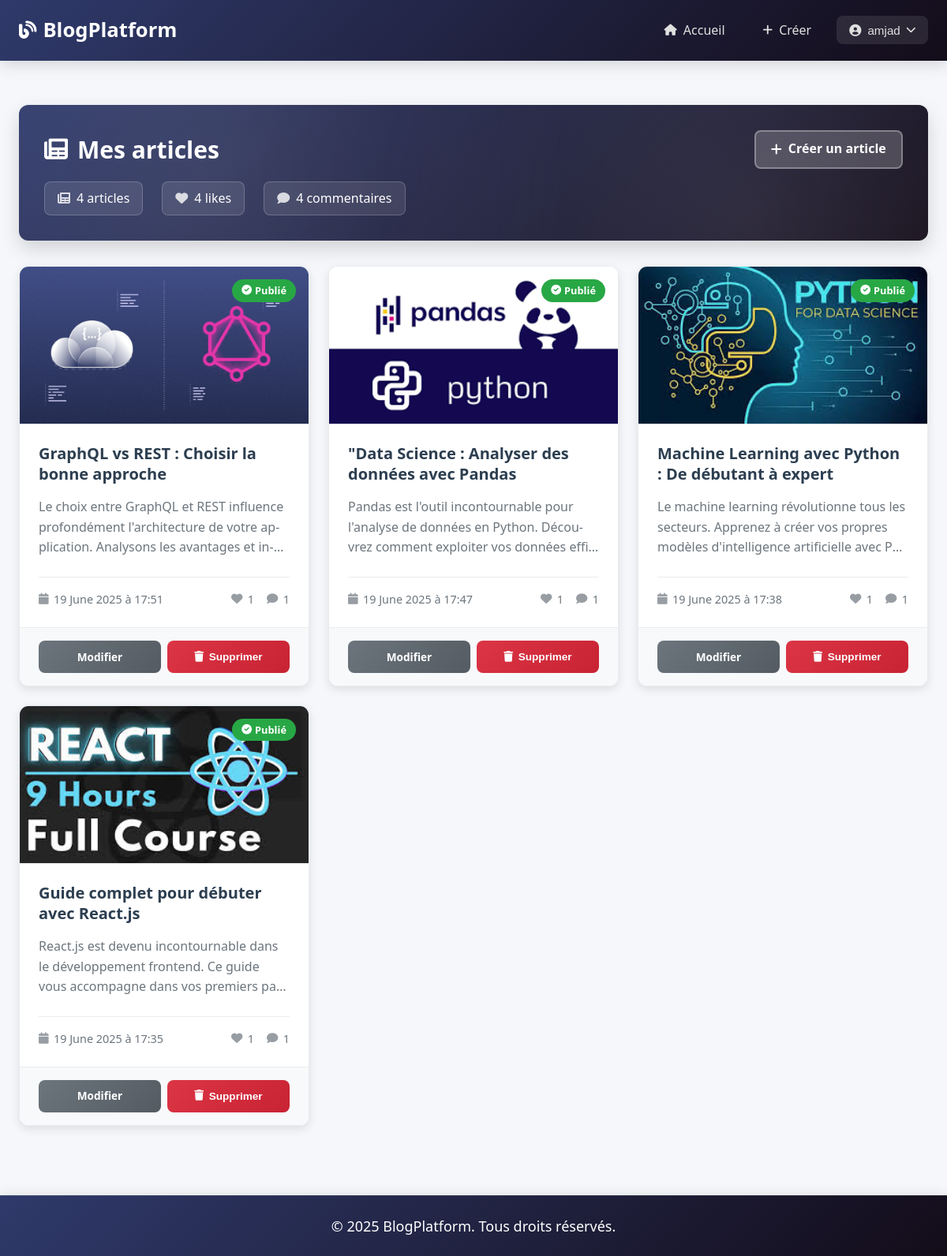
Screenshot of /my-articles (signed in) with the database file from the repository.
### tables this page shows
CREATE TABLE users (
                id INTEGER PRIMARY KEY AUTOINCREMENT,
                username TEXT UNIQUE NOT NULL,
                email TEXT UNIQUE NOT NULL,
                password_hash TEXT NOT NULL,
                created_at TIMESTAMP DEFAULT CURRENT_TIMESTAMP
            );

CREATE TABLE articles (
                id INTEGER PRIMARY KEY AUTOINCREMENT,
                title TEXT NOT NULL,
                description TEXT,
                content TEXT NOT NULL,
                image_filename TEXT,
                author_id INTEGER NOT NULL,
                created_at TIMESTAMP DEFAULT CURRENT_TIMESTAMP,
                updated_at TIMESTAMP DEFAULT CURRENT_TIMESTAMP,
                FOREIGN KEY (author_id) REFERENCES users (id)
            );

### main.py (the view)
@app.route("/my-articles")
def my_articles():
    user = get_current_user()
    if not user:
        return redirect(url_for("login"))
    articles = db.get_user_articles(user["id"])
    return render_template(
        "user/my_articles.html",
        title="Mes articles - Blog Platform",
        user=user,
        articles=articles
    )

### database.py (called while the page is built)
    def get_connection(self):
        conn = sqlite3.connect(self.db_path)
        conn.row_factory = sqlite3.Row
        return conn

    def get_user_articles(self, user_id):
        conn = self.get_connection()
        cursor = conn.cursor()
        cursor.execute('''
            SELECT a.*, u.username as author_name,
                   (SELECT COUNT(*) FROM likes WHERE article_id = a.id) as likes_count,
                   (SELECT COUNT(*) FROM comments WHERE article_id = a.id) as comments_count
            FROM articles a
            JOIN users u ON a.author_id = u.id
            WHERE a.author_id = ?
            ORDER BY a.created_at DESC
        ''', (user_id,))
        articles = cursor.fetchall()
        conn.close()
        return [dict(article) for article in articles]

### main.py (called while the page is built)
@app.template_filter('format_date')
def format_date_filter(date_value):
    if isinstance(date_value, str):
        try:
            date_value = datetime.fromisoformat(date_value.replace('Z', '+00:00'))
        except ValueError:
            try:
                date_value = datetime.strptime(date_value, '%Y-%m-%d %H:%M:%S')
            except ValueError:
                return date_value  # Retourner tel quel si impossible à analyser
    if isinstance(date_value, datetime):
        return date_value.strftime('%d %B %Y à %H:%M')
    return str(date_value)  # Solution de secours vers représentation string

@app.template_filter('truncate')
def truncate_filter(text, length=100):
    if not text:
        return ""
    text = str(text)
    if len(text) <= length:
        return text
    return text[:length].rstrip() + "..."

def get_current_user():
    sid = request.cookies.get("session_id")
    return session_mgr.get_user(sid) if sid else None

### utils/session_manager.py (called while the page is built)
    def get_user(self, session_id):
        if not session_id:
            return None
        session_file = os.path.join(self.sessions_dir, f"{session_id}.json")
        if not os.path.exists(session_file):
            return None
        try:
            with open(session_file, 'r') as f:
                session_data = json.load(f)
            expires_at = datetime.fromisoformat(session_data['expires_at'])
            if datetime.now() > expires_at:
                self.destroy_session(session_id)
                return None
            return session_data['user']
        except (json.JSONDecodeError, KeyError, ValueError):
            self.destroy_session(session_id)
            return None

### templates/user/my_articles.html (shortened to what this page needs)
{% extends "base.html" %}
{% block content %}
<div class="page-header">
    <div class="header-content">
        <h2><i class="fas fa-newspaper"></i> Mes articles</h2>
        <a href="/create-article" class="btn-create">
            <i class="fas fa-plus"></i> Créer un article
        </a>
    </div>
    {% if articles %}
    <div class="header-stats">
        <div class="stat-item">
            <i class="fas fa-newspaper"></i>
            <span>{{ articles|length }} article{{ 's' if articles|length != 1 else '' }}</span>
        </div>
        <div class="stat-item">
            <i class="fas fa-heart"></i>
            <span>{{ articles|sum(attribute='likes_count') }} like{{ 's' if articles|sum(attribute='likes_count') != 1
                else '' }}</span>
        </div>
        <div class="stat-item">
            <i class="fas fa-comment"></i>
            <span>{{ articles|sum(attribute='comments_count') }} commentaire{{ 's' if
                articles|sum(attribute='comments_count') != 1 else '' }}</span>
        </div>
    </div>
    {% endif %}
</div>
{% if articles %}
<div class="article-list">
    {% for a in articles %}
    <div class="article-card" data-article-id="{{ a.id }}">
        <div class="card-header">
            <div class="article-image-container">
                {% if a.image_filename %}
                <img src="/static/{{ a.image_filename }}" alt="{{ a.title }}" class="article-image" />
                {% endif %}
                <div class="article-status">
                    <div class="status-badge">
                        <i class="fas fa-check-circle"></i> Publié
                    </div>
                </div>
            </div>
        </div>
        <div class="card-content">
            <h3>
                <a href="/article/{{ a.id }}">{{ a.title }}</a>
            </h3>
            <p>{{ a.content|truncate(150) }}</p>
            <div class="article-meta">
                <div class="meta-item">
                    <i class="fas fa-calendar"></i>
                    <span>{{ a.created_at|format_date }}</span>
                </div>
                <div class="meta-group">
                    <div class="meta-item">
                        <i class="fas fa-heart"></i>
                        <span>{{ a.likes_count }}</span>
                    </div>
                    <div class="meta-item">
                        <i class="fas fa-comment"></i>
                        <span>{{ a.comments_count }}</span>
                    </div>
                </div>
            </div>
        </div>
        <div class="article-actions">
            <a href="/edit-article/{{ a.id }}" class="btn btn-secondary">Modifier</a>
            <button onclick="deleteArticle({{ a.id }})" class="btn btn-danger">
                <i class="fas fa-trash"></i> Supprimer
            </button>
        </div>
    </div>
    {% endfor %}
</div>
{% endif %}
{% endblock %}
{% block styles %}
<link rel="stylesheet" href="{{ url_for('static', filename='css/user/my_articles.css') }}">
{% endblock %}

### templates/partials/navbar.html (shortened to what this page needs)
<header class="header">
    <nav class="navbar">
        <a href="/" class="logo">
            <i class="fas fa-blog"></i>BlogPlatform
        </a>
        <div class="nav-menu" id="navMenu">
            <a href="/" class="nav-link">
                <i class="fas fa-home"></i>Accueil
            </a>
            {% if user %}
            <a href="/create-article" class="nav-link">
                <i class="fas fa-plus"></i>Créer
            </a>
            <div class="nav-dropdown" id="userDropdown">
                <button class="nav-dropdown-btn">
                    <i class="fas fa-user-circle"></i>{{ user.username }}
                    <i class="fas fa-chevron-down"></i>
                </button>
            </div>
            {% endif %}
        </div>
    </nav>
</header>

### static/css/base.css (style rules this page uses)
:root { --primary-color: #007bff; --primary-dark: #0056b3; --primary-light: #66b3ff; --secondary-color: #6c757d; --success-color: #28a745; --danger-color: #dc3545; --warning-color: #ffc107; --info-color: #17a2b8; --light-color: #f8f9fa; --dark-color: #343a40; --background-color: #f5f7fa; --card-background: #ffffff; --text-color: #2c3e50; --text-muted: #6c757d; --border-color: #e9ecef; --shadow-sm: 0 2px 4px rgba(0, 0, 0, 0.06); --shadow-md: 0 4px 12px rgba(0, 0, 0, 0.1); --shadow-lg: 0 10px 25px rgba(0, 0, 0, 0.15); --border-radius: 8px; --border-radius-lg: 12px; --transition: all 0.3s cubic-bezier(0.4, 0, 0.2, 1); }
*, *::before, *::after { box-sizing: border-box; margin: 0; padding: 0; }
html { font-size: 16px; scroll-behavior: smooth; }
body { font-family: 'Segoe UI', Tahoma, Geneva, Verdana, sans-serif; background: var(--background-color); color: var(--text-color); line-height: 1.6; -webkit-font-smoothing: antialiased; -moz-osx-font-smoothing: grayscale; }
h1, h2, h3, h4, h5, h6 { font-weight: 600; line-height: 1.3; margin-bottom: 0.8rem; color: var(--dark-color); }
h2 { font-size: clamp(1.5rem, 4vw, 2rem); }
h3 { font-size: clamp(1.25rem, 3vw, 1.5rem); }
p { margin-bottom: 1rem; color: var(--text-color); }
a { color: var(--primary-color); text-decoration: none; transition: var(--transition); }
.btn { display: inline-flex; align-items: center; justify-content: center; gap: 0.5rem; padding: 0.7rem 1.5rem; border: 2px solid transparent; border-radius: var(--border-radius); cursor: pointer; text-decoration: none; font-size: 0.95rem; font-weight: 500; transition: var(--transition); position: relative; overflow: hidden; }
.btn::before { content: ''; position: absolute; top: 0; left: -100%; width: 100%; height: 100%; background: linear-gradient(90deg, transparent, rgba(255, 255, 255, 0.2), transparent); transition: left 0.5s; }
.btn-secondary { background: var(--card-background); color: var(--secondary-color); border-color: var(--border-color); }
.card-header { background: var(--light-color); border-bottom: 1px solid var(--border-color); font-weight: 600; }

### static/css/partials/navbar.css (style rules this page uses)
.header { background: linear-gradient(135deg, #2f3a6b 0%, #130c19 100%); box-shadow: 0 4px 20px rgba(0, 0, 0, 0.15); position: sticky; top: 0; z-index: 1000; backdrop-filter: blur(10px); }
.navbar { display: flex; align-items: center; justify-content: space-between; max-width: 1200px; margin: 0 auto; padding: clamp(0.8rem, 2vw, 1rem) clamp(1rem, 2vw, 1.5rem); }
.logo { color: #fff; text-decoration: none; font-size: clamp(1.4rem, 3vw, 1.6rem); font-weight: 700; display: flex; align-items: center; transition: all 0.3s ease; background: white; -webkit-background-clip: text; -webkit-text-fill-color: transparent; background-clip: text; }
.logo i { margin-right: 0.5rem; background: white; -webkit-background-clip: text; -webkit-text-fill-color: transparent; font-size: 1.4rem; }
.nav-menu { display: flex; align-items: center; gap: 1rem; }
.nav-link { color: #e0e0e0; text-decoration: none; padding: clamp(0.5rem, 1vw, 0.6rem) 1rem; display: flex; align-items: center; border-radius: 8px; transition: all 0.3s ease; position: relative; font-weight: 500; }
.nav-link i { margin-right: 0.5rem; font-size: 0.9rem; }
.nav-dropdown { position: relative; }
.nav-dropdown-btn { background: rgba(255, 255, 255, 0.1); padding: clamp(0.5rem, 1vw, 0.6rem) 1rem; border: none; color: #e0e0e0; cursor: pointer; display: flex; align-items: center; font-size: 0.95rem; gap: 0.5rem; border-radius: 8px; transition: all 0.3s ease; font-weight: 500; backdrop-filter: blur(10px); }
.nav-dropdown-btn i:last-child { transition: transform 0.3s ease; font-size: 0.8rem; }

### rows the page displays
users: username "amjad"
articles: image_filename (picture), title "GraphQL vs REST : Choisir la bonne approche", content "Le choix entre GraphQL et REST influence profondément l'architecture de votre application. Analysons les avantages…", created_at "19 June 2025 à 17:51", likes_count "1", comments_count "1"
articles: image_filename (picture), title "\"Data Science : Analyser des données avec Pandas", content "Pandas est l'outil incontournable pour l'analyse de données en Python. Découvrez comment exploiter vos…", created_at "19 June 2025 à 17:47", likes_count "1", comments_count "1"
articles: image_filename (picture), title "Machine Learning avec Python : De débutant à expert", content "Le machine learning révolutionne tous les secteurs. Apprenez à créer vos propres modèles d'intelligence artificielle…", created_at "19 June 2025 à 17:38", likes_count "1", comments_count "1"
articles: image_filename (picture), title "Guide complet pour débuter avec React.js", content "React.js est devenu incontournable dans le développement frontend. Ce guide vous accompagne dans vos premiers…", created_at "19 June 2025 à 17:35", likes_count "1", comments_count "1"

### other values shown
{{ articles|length }} "4"
{{ 's' if articles|length != 1 else '' }} "s"
{{ articles|sum(attribute='likes_count') }} "4"
{{ articles|sum(attribute='comments_count') }} "4"
